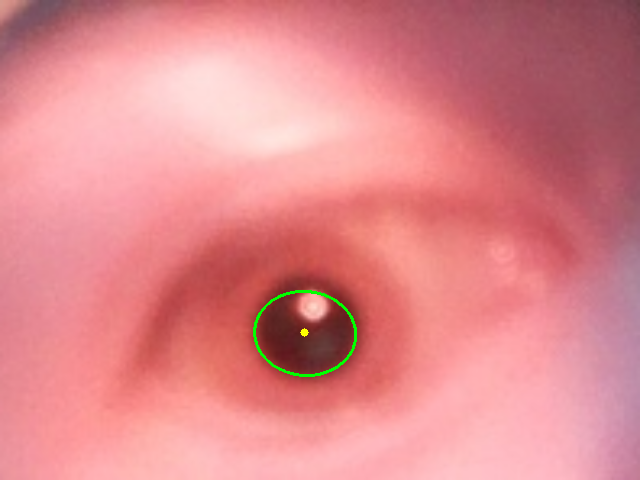
#> input picture calibate_and_run/calibration_debug/dot_10_eye.png, 640 x 480 px, given in place of eye_feed, which was not available
$ python dual_eye_tracker_RAW.py
#> lines starting #> are read from the running program, lines starting #| are printed output that depends on the picture; after the words box and inside, x2 and y2 are one past the last pixel; in counts of white or black regions, pixels touching at a corner belong together; pictures that were not available may be replaced by others from this repository, and a replacement may not be noted
import cv2
import numpy as np

DARK_THRESH = 150
PI = "http://192.168.50.149:8000"


eye_stream = cv2.VideoCapture(
    PI + "/eye_feed"
)


world_stream = cv2.VideoCapture(
    PI + "/world_feed"
)


# --------------------------------
# PUPIL DETECTOR
# --------------------------------
def find_pupil(frame):

    h, w = frame.shape[:2]


    # --------------------------
    # Grayscale + blur
    # --------------------------

    gray = cv2.cvtColor(
        frame,
        cv2.COLOR_BGR2GRAY
    )


    gray = cv2.GaussianBlur(
        gray,
        (7,7),
        0
    )


    # --------------------------
    # Threshold dark objects
    # --------------------------

    _, thresh = cv2.threshold(
        gray,
        DARK_THRESH,
        255,
        cv2.THRESH_BINARY_INV
    )


    # --------------------------
    # Remove small noise
    # --------------------------

    kernel = np.ones((5,5),np.uint8)

    thresh = cv2.morphologyEx(
        thresh,
        cv2.MORPH_OPEN,
        kernel
    )


    # --------------------------
    # Find contours
    # --------------------------

    contours,_ = cv2.findContours(
        thresh,
        cv2.RETR_EXTERNAL,
        cv2.CHAIN_APPROX_SIMPLE
    )


    candidates = []


    for c in contours:

        area = cv2.contourArea(c)


        # reject tiny blobs
        if area < 20:
            continue


        x,y,cw,ch = cv2.boundingRect(c)


        # --------------------------------
        # Ignore contours touching edges
        # (glasses frames)
        # --------------------------------

        edge_margin = 10

        if (
            x < edge_margin or
            y < edge_margin or
            x+cw > w-edge_margin or
            y+ch > h-edge_margin
        ):
            continue


        # --------------------------------
        # Reject huge objects
        # glasses are usually large
        # --------------------------------

        if area > (w*h*0.05):
            continue


        # --------------------------------
        # Check circularity
        # pupil is more circular
        # --------------------------------

        perimeter = cv2.arcLength(c,True)

        if perimeter == 0:
            continue


        circularity = (
            4*np.pi*area /
            (perimeter*perimeter)
        )


        if circularity < 0.25:
            continue


        candidates.append(c)


    if not candidates:
        return None


    # choose darkest/largest remaining pupil blob

    c=max(
        candidates,
        key=cv2.contourArea
    )


    M=cv2.moments(c)


    if M["m00"] == 0:
        return None


    return (
        int(M["m10"]/M["m00"]),
        int(M["m01"]/M["m00"])
    )

# --------------------------------
# GAZE MODEL
# --------------------------------

def pupil_to_world(pupil):

    """
    Placeholder calibration.

    Replace this with your calibration
    matrix later.
    """

    if pupil is None:
        return None


    x,y=pupil


    # Example mapping
    world_x=int(
        x*640/640
    )

    world_y=int(
        y*480/480
    )


    return (
        world_x,
        world_y
    )


# --------------------------------
# MAIN LOOP
# --------------------------------

while True:


    ret1, eye = eye_stream.read()
#> eye is the input picture: shape (480, 640, 3); mean B, G, R 139.8, 135.3, 223.1
    ret2, world = world_stream.read()


    if not ret1 or not ret2:
        continue


    pupil=find_pupil(eye)
#> in find_pupil, `gray = cv2.cvtColor( frame, cv2.COLOR_BGR2GRAY )`:
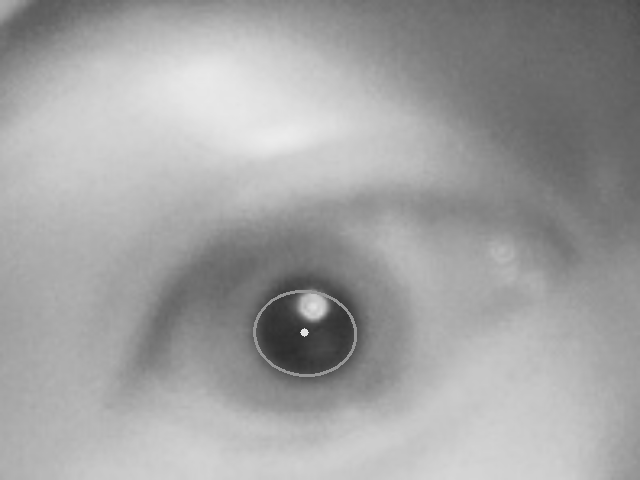
#> gray: shape (480, 640); min 45, max 236, mean 162.1
#> in find_pupil, `_, thresh = cv2.threshold( gray, DARK_THRESH, 255, cv2.THRESH_BINARY_I..`:
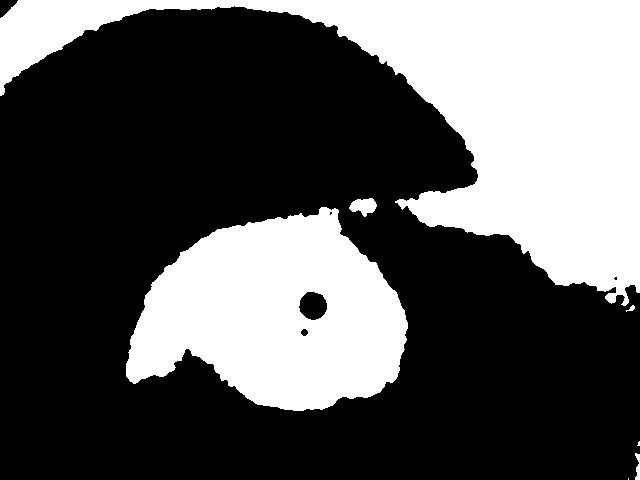
#> thresh: shape (480, 640); 34.6% white; 7 white regions (2 under 20 px), largest, box (x1, y1, x2, y2) and area: (0, 0, 640, 306) 67171, (126, 207, 408, 411) 38779, (349, 198, 377, 217) 336, (635, 453, 640, 480) 90, (626, 305, 635, 312) 29
#> in find_pupil, `thresh = cv2.morphologyEx( thresh, cv2.MORPH_OPEN, kernel )`:
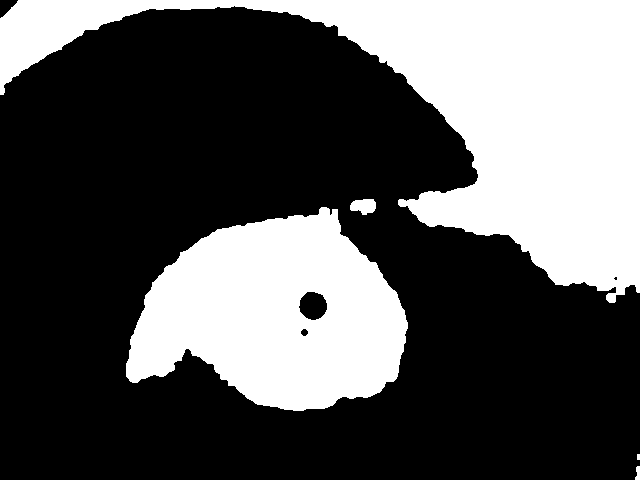
#> thresh: shape (480, 640); 34.6% white; 5 white regions (1 under 20 px)
#> in find_pupil, `contours,_ = cv2.findContours( thresh, cv2.RETR_EXTERNAL, cv2.CHAIN_AP..`: contours = 5 contours, 1 with area under 20; largest, box (x1, y1, x2, y2) and area: (0, 0, 640, 303) 66064, (126, 207, 408, 411) 38963, (350, 199, 376, 215) 279, (635, 466, 640, 480) 37
#> the loop in find_pupil, `for c in contours: ` made 5 passes
#> (area, x, y, cw, ch) on passes 1, 3, 5: (37, 635, 466, 5, 14), (38963, 126, 207, 282, 204), (66064, 0, 0, 640, 303)
#> (area, x, y, cw, ch, perimeter, circularity) on pass 4: (279, 350, 199, 26, 16, 72.63, 0.665)
#> after the loop in find_pupil, `for c in contours:`: candidates = 1 contour; box (x1, y1, x2, y2) and area: (350, 199, 376, 215) 279
#> in find_pupil, `c=max( candidates, key=cv2.contourArea )`: c = contour of 28 points, box (x1, y1, x2, y2) (350, 199, 376, 215), area 279
#> in find_pupil, `M=cv2.moments(c)`: M = moments, m00 279, centre m10/m00, m01/m00 = (363.4, 205.7)
#> pupil = (363, 205)


    if pupil:

        cv2.circle(
            eye,
            pupil,
            5,
            (0,255,0),
            -1
        )
#> eye: shape (480, 640, 3); 0.03% of pixels changed, all inside (x1, y1, x2, y2) = (358, 200, 369, 211)


    gaze=pupil_to_world(
        pupil
    )
#> in pupil_to_world, `x,y=pupil`: x = 363; y = 205
#> in pupil_to_world, `world_x=int( x*640/640 )`: world_x = 363
#> in pupil_to_world, `world_y=int( y*480/480 )`: world_y = 205
#> gaze = (363, 205)


    if gaze:

        cv2.circle(
            world,
            gaze,
            10,
            (0,255,0),
            -1
        )
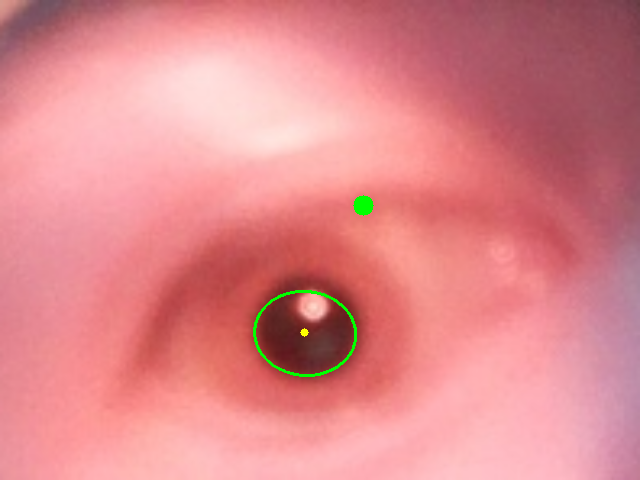
#> world: shape (480, 640, 3); 0.1% of pixels changed, all inside (x1, y1, x2, y2) = (353, 195, 374, 216)


    cv2.imshow(
        "Eye Camera - Pupil",
        eye
    )


    cv2.imshow(
        "World Camera - Gaze",
        world
    )


    if cv2.waitKey(1)&0xff==ord("q"):
#> (key q is pressed here)
        break


eye_stream.release()
world_stream.release()
cv2.destroyAllWindows()

$ run again, on calibate_and_run/calibration_debug/dot_13_eye.png
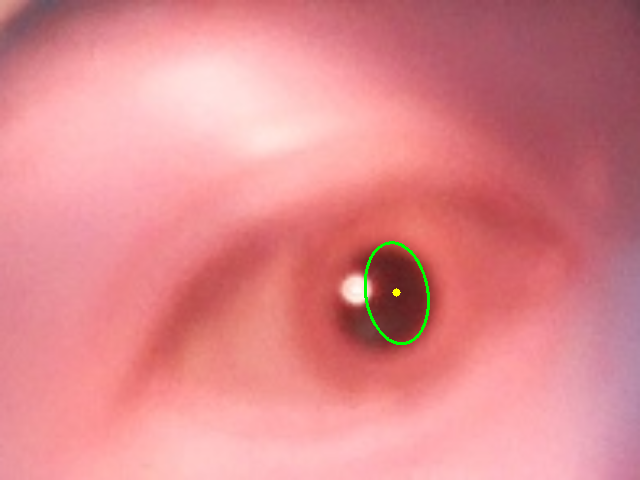
#> input picture calibate_and_run/calibration_debug/dot_13_eye.png, 640 x 480 px, given in place of eye_feed, which was not available
#> eye is the input picture: shape (480, 640, 3); mean B, G, R 139.5, 134.9, 222.4
#> in find_pupil, `gray = cv2.cvtColor( frame, cv2.COLOR_BGR2GRAY )`:
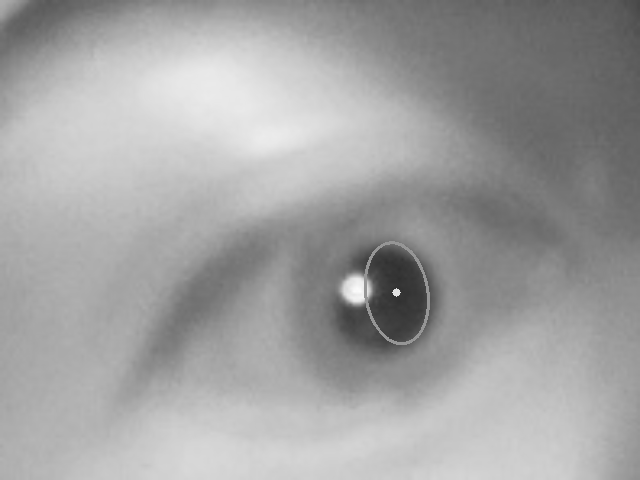
#> gray: shape (480, 640); min 47, max 251, mean 161.6
#> in find_pupil, `thresh = cv2.morphologyEx( thresh, cv2.MORPH_OPEN, kernel )`:
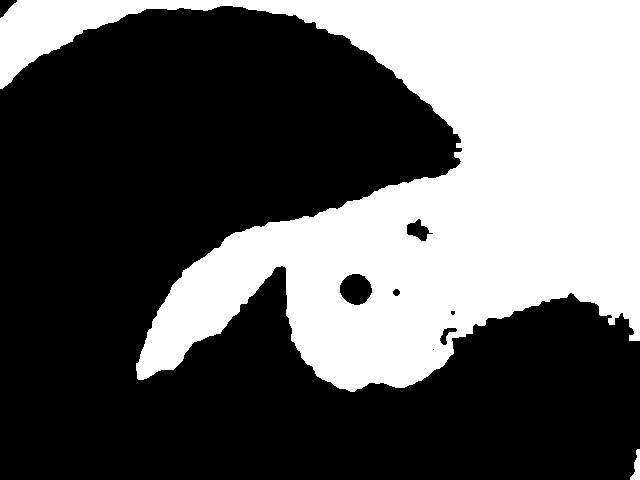
#> thresh: shape (480, 640); 37.6% white; 2 white regions
#> contours = 2 contours; box (x1, y1, x2, y2) and area: (0, 0, 640, 392) 115296, (630, 449, 640, 480) 136
#> the loop in find_pupil, `for c in contours: ` made 2 passes
#> (area, x, y, cw, ch, edge_margin) on passes 1 to 2: (136.5, 630, 449, 10, 31, 10), (115296.5, 0, 0, 640, 392, 10)
#> after the loop in find_pupil, `for c in contours:`: candidates = []
